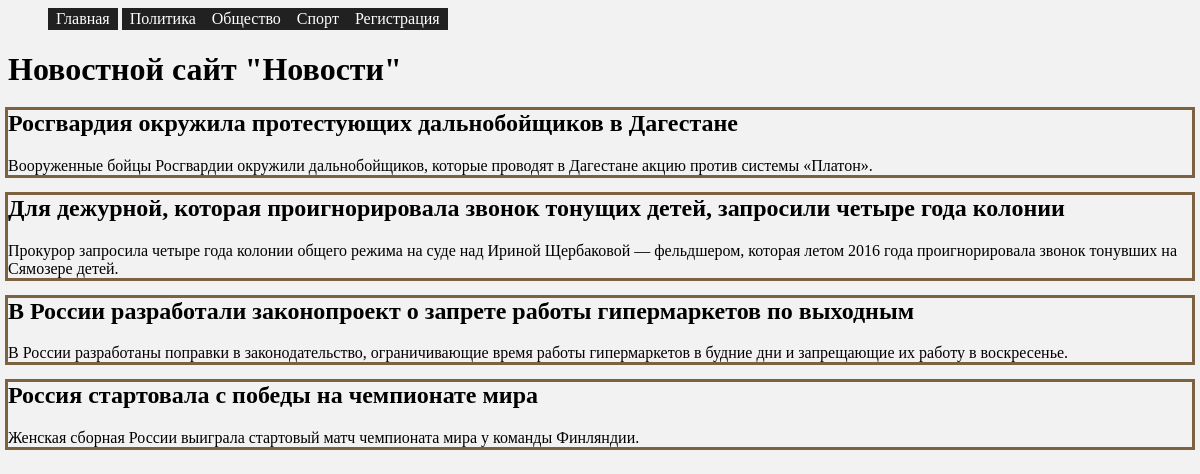
The page / on the database its author committed.
### tables this page shows
CREATE TABLE `rubrics` (
  `RubricId` int(11) NOT NULL,
  `RubricName` text NOT NULL
);

CREATE TABLE `News` (
  `NewsId` int(11) NOT NULL,
  `NewsDate` date DEFAULT NULL,
  `NewsRubric` int(11) DEFAULT NULL,
  `SeoH1` text,
  `SeoTitle` text,
  `SeoDescription` text,
  `PreviewPhoto` text,
  `NewsText` text,
  `NewsSource` text,
  `NewsAuthorId` int(11) DEFAULT NULL
);

### application/core/view.php (called while the page is built)
<?php
class View
{
	function generate($content_view, $template_view, $data = null)
	{
		include 'application/views/'.$content_view;
	}
}

### application/controllers/controller_main.php (called while the page is built)
<?php
require_once ("/../models/model_menu.php");
require_once ("/../models/model_main.php");
class Controller_Main extends Controller
{
	function __construct()
	{
		$this->model = new MainPage();
		$this->view = new View();
		$this->menu = new Menu();
	}
	function action_index()
	{
		$data = $this->menu->getoRubrics();
		$this->view->generate('menu_view.php','template_view.php',$data);
		$data = $this->model->getoNews();
		$this->view->generate('main_view.php', 'template_view.php',$data);
	}
}

### application/core/route.php (called while the page is built, shortened)
<?php
class Route
{
	static function start()
	{
		$routes = explode('/', $_SERVER['REQUEST_URI']);
	try {
		$controller = new $controller_name;
			$controller->action_index($routes[2]);
	}
	catch (Exception $e){
		Route::ErrorPage404();
	}
	}
}

### application/bootstrap.php (called while the page is built, shortened)
<?php
require_once 'core/model.php';
require_once 'core/view.php';
require_once 'core/route.php';
Route::start();

### index.php (called while the page is built, shortened)
<?php
require_once 'application/bootstrap.php';

### application/models/model_menu.php (called while the page is built, shortened)
<?php
class Menu extends Model
{
	function getoRubrics()
	{
			$query = self::$oDbConnection->prepare("SELECT * FROM Rubrics");
			$query->execute();
			$res = $query->fetchAll(PDO::FETCH_CLASS, "Rubric");
			return $res;
	}
}

### application/models/model_rubric.php (called while the page is built, shortened)
<?php
require_once ("model_news.php");
class Rubric extends Model
{
	private $RubricId;
	private $RubricName;
	function getRubricId()
	{
		return $this->RubricId;
	}
	function getRubricName()
	{
		return $this->RubricName;
	}
}

### application/core/model.php (called while the page is built, shortened)
<?php
class Model
{
	public function __get($property)
	{
		$functionname = 'get'.$property;
			return $this->$functionname();
	}
}

### application/models/model_main.php (called while the page is built, shortened)
<?php
require_once('model_news.php');
require_once('model_menu.php');
class MainPage extends Model
{
	function getoNews()
	{
			$query = self::$oDbConnection->prepare("SELECT * FROM News ORDER BY NewsDate");
			$query->execute();
			$res = $query->fetchAll(PDO::FETCH_CLASS, "News");
			return $res;
	}
}

### application/models/model_news.php (called while the page is built, shortened)
<?php
require_once ("model_rubric.php");
class News extends Model
{
	private $NewsId;
	private $SeoH1;
	private $SeoDescription;
	function getNewsId()
	{
   	 	return $this->NewsId;
	}
	function getSeoH1()
	{
    	return $this->SeoH1;
	}
	function getSeoDescription()
	{
		return $this->SeoDescription;
	}
}

### application/views/main_view.php (the view)
<head>
<link rel="stylesheet" type="text/css" href="/css/style.css" />
</head>
<body>
<h1>Новостной сайт "Новости"</h1>
<?php
foreach ($data as $news) {
	echo "<div class='NewsItem'>";
	$link = '/news/'.$news->NewsId;
	echo "<h2><a href=$link>$news->SeoH1</a></h2>";
	echo "<p>$news->SeoDescription</p>";
	echo "</div>";
}
?>
</body>

### application/views/menu_view.php (shortened to what this page needs)
<head>
<link rel="stylesheet" type="text/css" href="/css/style.css" />
</head>
<body>
<ul class='menu'>
<li><a href="/">Главная</a></li>
<?php foreach ($data as $element){
			$rubriclink = '/rubric/'.$element->RubricId;
			echo "<li><a href=$rubriclink>$element->RubricName</a></li>";
		}
?>
<li><a href="/register">Регистрация</a></li>
</ul>
</body>

### css/style.css (style rules this page uses)
.menu li { display: inline-block; padding: 2px 8px; background-color: #212121; color: #ffffff; }
.menu li a { text-decoration: none; color: #ffffff; }
.NewsItem { outline: 3px solid #7d6242; }
.NewsItem a { color:#000000; text-decoration: none; }

### rows shown on the page
rubrics: RubricName "Политика"
rubrics: RubricName "Общество"
rubrics: RubricName "Спорт"
news: SeoH1 "Росгвардия окружила протестующих дальнобойщиков в Дагестане", SeoDescription "Вооруженные бойцы Росгвардии окружили дальнобойщиков, которые проводят в Дагестане акцию против системы «Платон»."
news: SeoH1 "Для дежурной, которая проигнорировала звонок тонущих детей, запросили четыре года колонии", SeoDescription "Прокурор запросила четыре года колонии общего режима на суде над Ириной Щербаковой — фельдшером, которая летом 2016 года проигнорировала звонок тонувших на Сямозере детей."
news: SeoH1 "В России разработали законопроект о запрете работы гипермаркетов по выходным", SeoDescription "В России разработаны поправки в законодательство, ограничивающие время работы гипермаркетов в будние дни и запрещающие их работу в воскресенье."
news: SeoH1 "Россия стартовала с победы на чемпионате мира", SeoDescription "Женская сборная России выиграла стартовый матч чемпионата мира у команды Финляндии."
